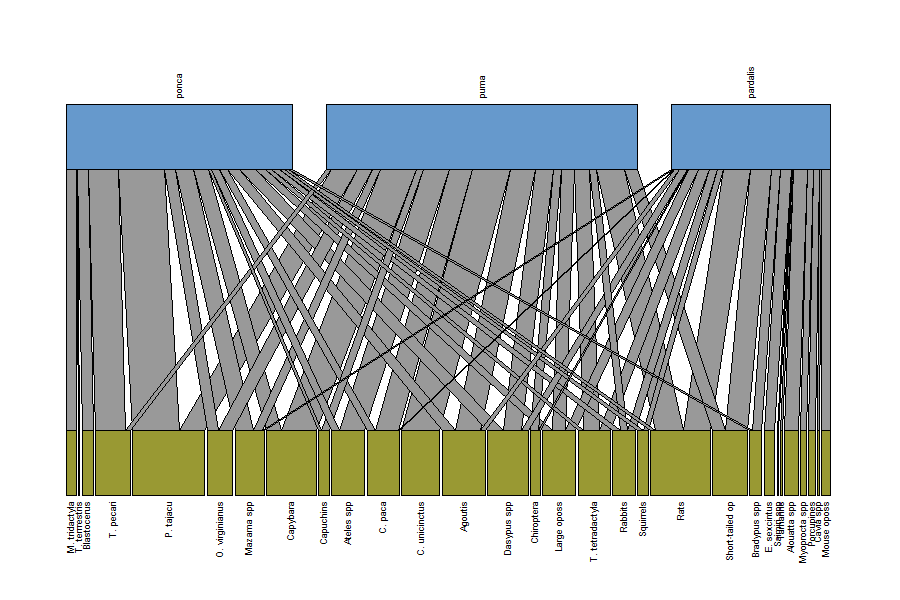

Reproduce this figure in R.
library (bipartite)
require (sna)
require (igraph)

web<-as.matrix(read.csv("jaguar_bipartite.csv", row.names=1))

# Kawada Kawai - melhor para ver nos centrais
gplot(web,gmode="twomode",usearrows="FALSE",mode="kamadakawai",main="",object.scale = 0.03)

# Fruchterman Reignold - melhor para ver modulos
gplot(web,gmode="twomode",usearrows="FALSE",mode="fruchtermanreingold",main="",object.scale = 0.03)

source("Ordernet.R") # carregando a funcao

order.web=order.net(mat=web) # Organiza a matriz de acordo com o grau das especies

# Decreasing degree - melhor para ver aninhamento
plotweb(web, method="normal",arrow="both",bor.col.interaction="grey", y.width.low=0.02, y.width.high=0.02, col.high="red", col.low="blue", high.lablength=0, low.lablength=0)
mtext("",side=3 , line=1, font=1)

#------------------#
# Conectividade    #
#------------------#

## Grau e Grau Medio ##
K.web.Pred=apply(web,1,sum) #Exemplo de como calcular o grau dos predadores
K.web.Pred
K.web.Prey=apply(web,2,sum) #Exemplo de como calcular o grau das presas
K.web.Prey

KMed.web.Pred=mean(apply(web,1,sum)) #Calculo do grau medio de predadores
KMed.web.Prey=mean(apply(web,2,sum)) #Calculo do grau medio de presas

## Conectancia ##

K.web=apply(web,2,sum) 				        #grau das colunas
E.web=apply(as.matrix(K.web), 2, sum)	#numero de arestas (interacoes) na rede
R.web=dim(web)[1]				             	#numero de linhas
C.web=L=dim(web)[2]					          #numero de colunas
Conec.web=E.web/(R.web*C.web) 			  #calculo da conectancia
Conec.web

## Visualizando os resultados de conectancia da rede:

Connectance=data.frame(c(round(Conec.web,2)))
colnames(Connectance)=c("Connectance")
Connectance

## Distribuicao do grau ##

d.web = degreedistr(web) # Menos que 5 pontos

## Entropias ##

source("Entropy.R")
Entropy.web=entropy(web)

## Visualizando os resultados de entropia:

Entropy=data.frame(c(Entropy.web$Row.Entropy, c(Entropy.web$Col.Entropy), row.names=c(""))
colnames(Entropy)=c("Animal.Entropy", "Plant.Entropy")
Entropy


#-----------------------------#
# Aninhamento e distancias    #
#-----------------------------#

## Aninahmento ##

web.NODF=nested(web, method = "NODF2") # Calcula NODF das matrizes

# Visualizando os resultados de aninhamento:

Nestedness=data.frame(c(round(web.NODF,2)), row.names=c(""))
colnames(Nestedness)=c("NODF")
Nestedness

## Distancias ##

# Criando listas de interaca de uma matriz n x m. Nohs das linhas vao de 0 a n-1. Nohs das colunas vao de n a m-1.

edgelist.web=web2edges(web, return=TRUE) 

write.table(edgelist.web[,1:2]-1,file="web.edge.txt",row.names=F, col.names=F, append=T, quote=F) #cria o arquivo de edgelist

web.igraph=read.graph("web.edge.txt", format="edgelist", direct=FALSE) #le arquivo de edgelist e grava em variavel da classe igraph

#Matriz de distancia do noh da linha ao noh da coluna:
web.paths=shortest.paths(web.igraph)  
web.paths

#Caminho medio:
path1.len.web=average.path.length(web.igraph) #media dos caminhos da rede

Path.1=data.frame(c(round(path1.len.web,2)), row.names=c(""))
colnames(Path.1)=c("Caminho.medio1")
Path.1

#Plot and save the bipartite chart 
png(file = "jaguar_bipartite.png", width = 900, height = 600)
plotweb(web, labsize=1.3, text.rot=90, col.high="#6699CC", 
       	col.low="#999933", col.interaction="#999999")
dev.off()

visweb(web, type="diagonal") 

networklevel(web) # Calculates a variety of indices and values for a bipartite network
specieslevel(web) # Apart from the properties of the entire web, also its participants can be described specifically. Various simple numbers and indices are calculated and returned
nodespec(web) # Calculates a specialisation index based on the node positions for all species in a bipartite network, separately for the higher and lower trophic level
(ex <- second.extinct(web, participant="lower", method="random", nrep=50, details=F))
slope.bipartite(ex)

nullmodel(web, N=1000, method=4)
nullmodel(web, N=1000, method=5)

res <- computeModules(web)
plotModuleWeb(res)
PAC(web) # Quantifies, for each pair of lower trophic level species, the potential for showing apparent competition with another species, mediated through the higher trophic level.

degreedistr(web, plot.it=T)
V.ratio(web)

library(magick)
library(magrittr) 

# Call back the plot
plot <- image_read("jaguar_bipartite.png")
plot2<-image_annotate(plot, "Predator-prey web topology", 
                      color = "black", size = 25,
                      location = "10+50", gravity = "north")
plot3<-image_annotate(plot2, "Data: Palmeira FBL, 2015 (10.11606/T.11.2015.tde-17092015-111206) | Visualization by @fblpalmeira 
                          Image credit: Palmeira, FBL and Trinca CTT", 
                      color = "gray", size = 12, 
                      location = "10+50", gravity = "southeast")
# And bring in a logo
jaguar <- image_read("https://raw.githubusercontent.com/fblpalmeira/jaguar_bipartite/main/data/ponca.png") 
out1<-image_composite(plot3,image_scale(jaguar,"x60"), gravity="north", offset = "-250+40")

puma <- image_read("https://raw.githubusercontent.com/fblpalmeira/jaguar_bipartite/main/data/puma.png") 
out2<-image_composite(out1,image_scale(puma,"x50"), gravity="north", offset = "+20+50")

ocelot <- image_read("https://raw.githubusercontent.com/fblpalmeira/jaguar_bipartite/main/data/pardalis.png") 
out3<-image_composite(out2,image_scale(ocelot,"x50"), gravity="north", offset = "+270+50")

image_browse(out3)

# And overwrite the plot without a logo
image_write(out3, "jaguar_bipartite2.png")
